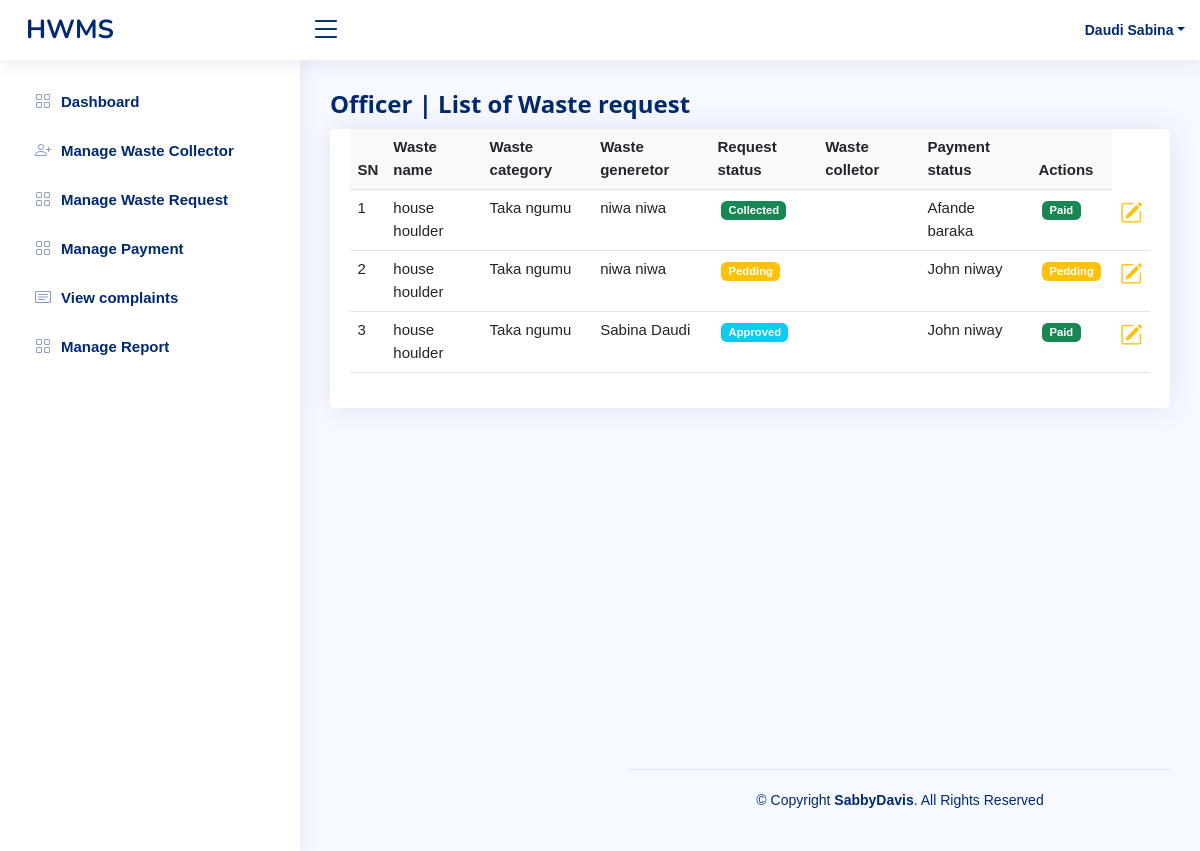
/officer/waste_request.php (signed in), run on the app's committed database.
### tables this page shows
CREATE TABLE IF NOT EXISTS `users` (
  `user_id` int NOT NULL AUTO_INCREMENT,
  `fname` varchar(100) NOT NULL,
  `lname` varchar(100) NOT NULL,
  `email` varchar(100) NOT NULL,
  `password` varchar(255) NOT NULL DEFAULT '$2y$10$9nynCknZcZ/IgqjGDsIog.LIux8bWUsGW6ZMW5t.SkREPcNv5zlXi',
  `address_id` int NOT NULL,
  `contact` varchar(50) NOT NULL,
  `status` int NOT NULL DEFAULT '4',
  `role_id` int NOT NULL DEFAULT '1',
  PRIMARY KEY (`user_id`),
  KEY `role_id` (`role_id`),
  KEY `address_id` (`address_id`),
  KEY `status` (`status`)
);

CREATE TABLE IF NOT EXISTS `waste_request` (
  `id` int NOT NULL AUTO_INCREMENT,
  `waste_name` varchar(100) NOT NULL,
  `waste_category_id` int NOT NULL,
  `waste_generetor_id` int NOT NULL,
  `request_status_id` int NOT NULL DEFAULT '1',
  `payment_status_id` int NOT NULL DEFAULT '0',
  `waste_colletor_id` int NOT NULL DEFAULT '0',
  PRIMARY KEY (`id`),
  KEY `waste_category_id` (`waste_category_id`),
  KEY `waste_generetor_id` (`waste_generetor_id`),
  KEY `payment_status_id` (`payment_status_id`),
  KEY `request_status_id` (`request_status_id`),
  KEY `waste_colletor_id` (`waste_colletor_id`)
);

CREATE TABLE IF NOT EXISTS `waste_category` (
  `id` int NOT NULL AUTO_INCREMENT,
  `name` varchar(100) NOT NULL,
  PRIMARY KEY (`id`)
);

### officer/waste_request.php (the view, shortened to what this page needs)
<?php
require_once('../app/connection.php');
$user_id = $_SESSION['id'];
if (empty($user_id)) {
	header('location:../index.php');
} else {
	$query = "select * from users where user_id =$user_id ";
	$send = mysqli_query($con, $query);
	$rows = mysqli_fetch_assoc($send);
}
?>
<!DOCTYPE html>
<html lang="en">
<head>
	<link href="../assets/vendor/bootstrap/css/bootstrap.min.css" rel="stylesheet">
	<link href="../assets/vendor/bootstrap-icons/bootstrap-icons.css" rel="stylesheet">
	<link href="../assets/vendor/boxicons/css/boxicons.min.css" rel="stylesheet">
	<link href="../assets/vendor/quill/quill.snow.css" rel="stylesheet">
	<link href="../assets/vendor/quill/quill.bubble.css" rel="stylesheet">
	<link href="../assets/vendor/remixicon/remixicon.css" rel="stylesheet">
	<link href="../assets/vendor/simple-datatables/style.css" rel="stylesheet">
	<link href="../assets/css/style.css" rel="stylesheet">
	<link rel="stylesheet" href="../assets/css/w3.css">
</head>
<body>
	<header id="header" class="header fixed-top d-flex align-items-center">
		<div class="d-flex align-items-center justify-content-between">
			<a href="index.html" class="logo d-flex align-items-center">
				<span class="d-none d-lg-block">HWMS</span>
			</a>
			<i class="bi bi-list toggle-sidebar-btn"></i>
		</div>
			<nav class="header-nav ms-auto">
				<ul class="d-flex align-items-center">
					<li class="nav-item dropdown pe-3">
						<a class="nav-link nav-profile d-flex align-items-center pe-0" href="#" data-bs-toggle="dropdown">
							<span class="d-none d-md-block dropdown-toggle ps-2"> <?php echo $rows['lname'] . " " . $rows['fname']; ?></span>
						</a>
					</li>
				</ul>
			</nav>
	</header>
	<aside id="sidebar" class="sidebar">
		<ul class="sidebar-nav" id="sidebar-nav">
			<li class="nav-item">
				<a class="nav-link collapsed" href="officerDashboard.php">
					<i class="bi bi-grid"></i>
					<span>Dashboard</span>
				</a>
			</li>
			<li class="nav-item">
				<a class="nav-link collapsed" href="waste_collector.php">
					<i class="bi bi-person-plus"></i>
					<span>Manage Waste Collector</span>
				</a>
			</li>
			<li class="nav-item">
				<a class="nav-link collapsed" href="waste_request.php">
					<i class="bi bi-grid"></i>
					<span>Manage Waste Request</span>
				</a>
			</li>
			<li class="nav-item">
				<a class="nav-link collapsed" href="waste_request.php">
					<i class="bi bi-grid"></i>
					<span>Manage Payment</span>
				</a>
			</li>
			<li class="nav-item">
				<a class="nav-link collapsed" href="complaints.php">
					<i class="bi bi-card-text"></i>
					<span>View complaints</span>
				</a>
			</li>
			<li class="nav-item">
				<a class="nav-link collapsed" href="status.php">
					<i class="bi bi-grid"></i>
					<span>Manage Report</span>
				</a>
			</li>
		</ul>
	</aside>
	<main id="main" class="main">
		<div class="pagetitle">
			<h1>Officer | List of Waste request </h1>
		</div>
		<section class="section" style="height:80vh;">
			<div class="col-md-12">
				<div class="panel panel-primary filterable ">
					<section class="section">
						<div class="row">
							<div class="col-lg-12">
								<div class="card">
									<div class="card-body">
										<table class="table datatable table-responsive">
											<?php
											$select = "SELECT * FROM waste_request ";
											$result = mysqli_query($con, $select);
											if (mysqli_num_rows($result) > 0) {
											?>
												<thead>
													<tr class="bg-light text-dark">
														<th class="">SN</th>
														<th class=" col" colspan="">Waste name</th>
														<th class="col">Waste category</th>
														<th class="col">Waste generetor</th>
														<th class="col">Request status</th>
														<th class="col"> Waste colletor</th>
														<th class="col"> Payment status</th>
														<th class="col" colspan="2"> Actions </th>
													</tr>
												</thead>
												<tbody>
													<?php
													$sn = 1;
													while ($waste = mysqli_fetch_assoc($result)) {
														$waste_name = $waste['waste_name'];
														$waste_category_id = $waste['waste_category_id'];
														$waste_generetor_id = $waste['waste_generetor_id'];
														$request_status_id = $waste['request_status_id'];
														$waste_colletor_id = $waste['waste_colletor_id'];
														$select_category = "select * from waste_category where id = $waste_category_id";
														$result_waste_category_id = mysqli_query($con, $select_category);
														$waste_category_names = mysqli_fetch_assoc($result_waste_category_id);
														$waste_category_name = $waste_category_names['name'];
														$select_waste_generator = "select * from users where user_id = $waste_generetor_id";
														$result_waste_waste_generator_id = mysqli_query($con, $select_waste_generator);
														$waste_waste_generator_names = mysqli_fetch_assoc($result_waste_waste_generator_id);
														$waste_waste_generator_fname = $waste_waste_generator_names['fname'];
														$waste_waste_generator_lname = $waste_waste_generator_names['lname'];
														$select_waste_colletor = "select * from users where user_id = $waste_colletor_id";
														$result_waste_waste_colletor_id = mysqli_query($con, $select_waste_colletor);
														$waste_waste_collector_names = mysqli_fetch_assoc($result_waste_waste_colletor_id);
														$waste_waste_collector_fname = $waste_waste_collector_names['fname'];
														$waste_waste_collector_lname = $waste_waste_collector_names['lname'];
													?>
														<tr id="<?php echo $waste['id']; ?>" class="id" style="text-align: ;">
															<td class="col"><?php echo $sn++; ?></td>
															<td class="col" colspan=""><?php echo $waste_name ?> </td>
															<td class="col"><?php echo $waste_category_name;  ?></td>
															<td class="col"><?php echo $waste_waste_generator_fname . " " . $waste_waste_generator_lname; ?></td>
															<td class="col" colspan="2" name="update">
																<?php
																if ($request_status_id == 1) { ?>
																	<span class="badge m-1 bg-warning remove">Pedding</span>
																<?php } elseif ($waste['request_status_id'] == 2) { ?>
																	<span class="badge m-1 bg-info remove">Approved</span>
																<?php  }else{?>
																	<span class="badge m-1 bg-success remove">Collected</span>
																<?php }
																?>
															</td>
															<td class="col"><?php echo $waste_waste_collector_fname . " " . $waste_waste_collector_lname; ?></td>
															<td class="col" colspan="2" name="update">
																<?php
                                            if ($request_status_id == 1) { ?>
                                                <span class="badge m-1 bg-warning remove">Pedding</span>
                                            <?php } else { ?>
                                                <span class="badge m-1 bg-success remove">Paid</span>
                                            <?php }
                                            ?>
															</td>
															<td class="col" colspan="2" href="#" name="update">
																<span class="col"><a href="./assign_collector.php?update_request=<?php echo $waste['id']; ?>" name="update"><i class="fs-4  bi-pencil-square text-warning fw-bold"></i></a>
																</span>
															</td>
														</tr>
												<?php
													}
												} else {
													echo "No Records";
												}
												?>
												</tbody>
										</table>
									</div>
								</div>
							</div>
						</div>
					</section>
				</div>
			</div>
		</section>
		<footer id="footer" class="footer">
			<div class="copyright">
				&copy; Copyright <strong><span>SabbyDavis</span></strong>. All Rights Reserved
			</div>
		</footer>
</body>
</html>

### assets/css/style.css (style rules this page uses)
:root { scroll-behavior: smooth; }
body { font-family: "Open Sans", sans-serif; background: #f6f9ff; color: #444444; }
a { color: #4154f1; text-decoration: none; }
h1, h2, h3, h4, h5, h6 { font-family: "Nunito", sans-serif; }
#main { margin-top: 60px; padding: 20px 30px; transition: all 0.3s; }
.pagetitle { margin-bottom: 10px; }
.pagetitle h1 { font-size: 24px; margin-bottom: 0; font-weight: 600; color: #012970; }
.card { margin-bottom: 30px; border: none; border-radius: 5px; box-shadow: 0px 0 30px rgba(1, 41, 112, 0.1); }
.card-body { padding: 0 20px 20px 20px; }
.logo { line-height: 1; }
@media (min-width: 1200px) { .logo { width: 280px; } }
.logo span { font-size: 26px; font-weight: 700; color: #012970; font-family: "Nunito", sans-serif; }
.header { transition: all 0.5s; z-index: 997; height: 60px; box-shadow: 0px 2px 20px rgba(1, 41, 112, 0.1); background-color: #fff; padding-left: 20px; }
.header .toggle-sidebar-btn { font-size: 32px; padding-left: 10px; cursor: pointer; color: #012970; }
.header-nav ul { list-style: none; }
.header-nav>ul { margin: 0; padding: 0; }
.header-nav .nav-profile { color: #012970; }
.header-nav .nav-profile span { font-size: 14px; font-weight: 600; }
.sidebar { position: fixed; top: 60px; left: 0; bottom: 0; width: 300px; z-index: 996; transition: all 0.3s; padding: 20px; overflow-y: auto; scrollbar-width: thin; scrollbar-color: #aab7cf transparent; box-shadow: 0px 0px 20px rgba(1, 41, 112, 0.1); background-color: #fff; }
@media (min-width: 1200px) { #main, #footer { margin-left: 300px; } }
.sidebar-nav { padding: 0; margin: 0; list-style: none; }
.sidebar-nav li { padding: 0; margin: 0; list-style: none; }
.sidebar-nav .nav-item { margin-bottom: 5px; }
.sidebar-nav .nav-link { display: flex; align-items: center; font-size: 15px; font-weight: 600; color: #4154f1; transition: 0.3; background: #f6f9ff; padding: 10px 15px; border-radius: 4px; }
.sidebar-nav .nav-link i { font-size: 16px; margin-right: 10px; color: #4154f1; }
.sidebar-nav .nav-link.collapsed { color: #012970; background: #fff; }
.sidebar-nav .nav-link.collapsed i { color: #899bbd; }
.footer { padding: 20px 0; font-size: 14px; transition: all 0.3s; border-top: 1px solid #cddfff; }
.footer .copyright { text-align: center; color: #012970; }

### assets/css/w3.css (style rules this page uses)
*,*:before,*:after { box-sizing:inherit }
html { -ms-text-size-adjust:100%;-webkit-text-size-adjust:100% }
body { margin:0 }
article,aside,details,figcaption,figure,footer,header,main,menu,nav,section { display:block }
a { background-color:transparent }
b,strong { font-weight:bolder }
html,body { font-family:Verdana,sans-serif;font-size:15px;line-height:1.5 }
html { overflow-x:hidden }
h1 { font-size:36px }
h1,h2,h3,h4,h5,h6 { font-family:"Segoe UI",Arial,sans-serif;font-weight:400;margin:10px 0 }
a { color:inherit }
.w3-main,#main { transition:margin-left .4s }

### data on the page
users: lname "Daudi", fname "Sabina"
waste_request: waste_name "house houlder", waste_category.name "Taka ngumu", waste_generetor.fname "niwa", waste_generetor.lname "niwa", shows "Collected", waste_colletor.fname "Afande", waste_colletor.lname "baraka", shows "Paid"
waste_request: waste_name "house houlder", waste_category.name "Taka ngumu", waste_generetor.fname "niwa", waste_generetor.lname "niwa", shows "Pedding", waste_colletor.fname "John", waste_colletor.lname "niway"
waste_request: waste_name "house houlder", waste_category.name "Taka ngumu", waste_generetor.fname "Sabina", waste_generetor.lname "Daudi", shows "Approved", waste_colletor.fname "John", waste_colletor.lname "niway", shows "Paid"
